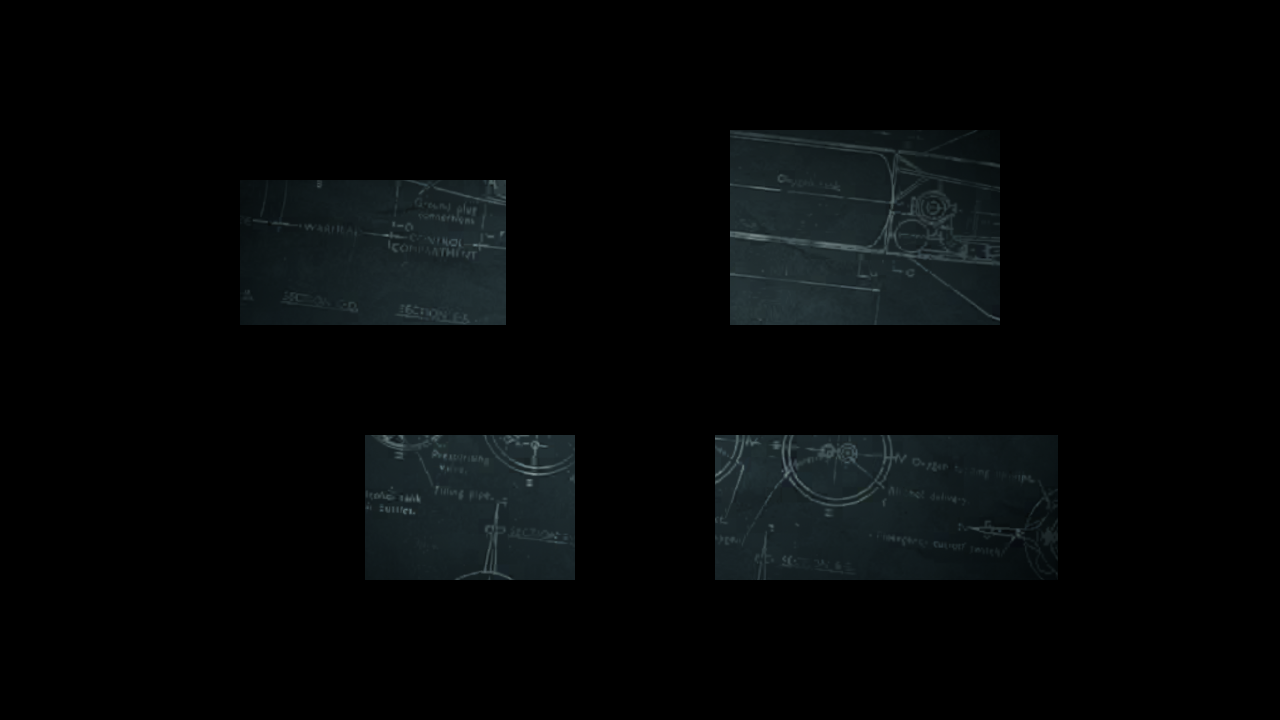
#> input picture mobile/source/android-app/app/src/main/python/deploy-fixtures/blueprint-aircraft-atlas.png, 1280 x 720 px
$ python -i resource_anchors.py   (imports and definitions only)
#> lines starting #> are read from the running program, lines starting #| are printed output that depends on the picture; after the words box and inside, x2 and y2 are one past the last pixel; in counts of white or black regions, pixels touching at a corner belong together
#> further down, picture is the input picture: shape (720, 1280, 3); mean B, G, R 7.5, 6.9, 4.9
"""Current resource context, including a horizontal display-safe-area inset."""
import cv2
import numpy as np


def inspect(frame, hsv=None):
    h, w = frame.shape[:2]
#> h = 720; w = 1280
    hsv = cv2.cvtColor(frame, cv2.COLOR_BGR2HSV) if hsv is None else hsv
#> hsv: shape (720, 1280, 3); mean H, S, V 17.9, 17.2, 7.5
    orange = ((hsv[:, :, 0] >= 5) & (hsv[:, :, 0] <= 35)
              & (hsv[:, :, 1] >= 80) & (hsv[:, :, 2] >= 80))
#> orange: shape (720, 1280) bool; every value is 0
    scale = h / 720
#> scale = 1
    bands = ((.12, .31), (.68, .87))
    def fixed(top, bottom):
#> called with top = 0.12, bottom = 0.31
        roi = orange[round(top*h):round(bottom*h), round(20*scale):round(115*scale)]
#> roi: shape (137, 95) bool; every value is 0
        return roi.size > 0 and float(roi.mean()) >= .025
    if all(fixed(*band) for band in bands):
        return dict(ok=True, basis='original_resource_bands')

    # An inset shifts both resource boxes together. Do not infer a viewport
    # from black pixels or expand a bare orange-pixel search over the board.
    left_width = min(round(w*.20), round(h*.34))
#> left_width = 245
    gray = cv2.cvtColor(frame[:, :left_width], cv2.COLOR_BGR2GRAY)
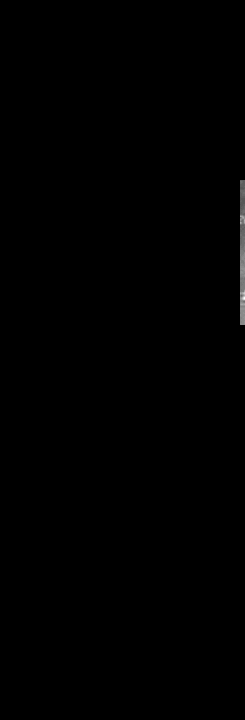
#> gray: shape (720, 245); min 0, max 35, mean 0.1; drawn with min black and max white
    edges = cv2.Canny(gray, 40, 100)
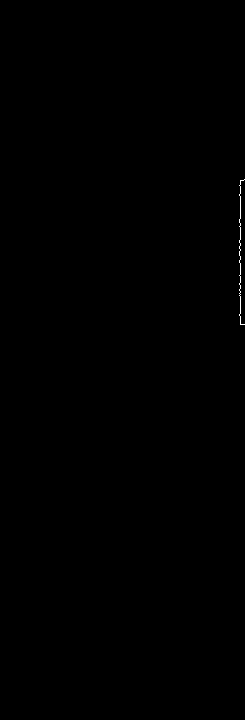
#> edges: shape (720, 245); 0.09% white in thin lines or dots, all inside (x1, y1, x2, y2) = (239, 179, 245, 325)
    contours, _ = cv2.findContours(edges, cv2.RETR_LIST, cv2.CHAIN_APPROX_SIMPLE)
#> contours = 1 contour, all with area under 20
    pad = max(3, round(h*4/720))
#> pad = 4
    rows = [[], []]
    for contour in contours:
        x, y, bw, bh = cv2.boundingRect(contour)
        if not (.085*h < bw < .14*h and .085*h < bh < .14*h
                and .90 < bw/bh < 1.15 and x+bw < left_width):
            continue
        row = next((i for i, (top, bottom) in enumerate(bands)
                    if top*h < y and y+bh < bottom*h), None)
        if row is None:
            continue
        strips = (edges[max(0, y-pad):y+pad+1, x:x+bw],
                  edges[y+bh-pad:y+bh+pad+1, x:x+bw],
                  edges[y:y+bh, max(0, x-pad):x+pad+1],
                  edges[y:y+bh, x+bw-pad:x+bw+pad+1])
        coverage = [float((s > 0).any(axis=0 if i < 2 else 1).mean())
                    for i, s in enumerate(strips)]
        content = float(orange[y:y+bh, x:x+bw].mean())
        if min(coverage) < .94 or content < .025:
            continue
        candidate = dict(bounds=[x, y, bw, bh], edge_coverage=coverage,
                         orange_fraction=content)
        if not any(max(abs(a-b) for a, b in zip(candidate['bounds'], old['bounds'])) <= pad*2
                   for old in rows[row]):
            rows[row].append(candidate)
#> this loop made 1 pass
#> (x, y, bw, bh) on pass 1: (239, 179, 6, 146)
    # Touching opening-card edges can merge a resource contour. Use the other
    # currently observed box only to propose geometry, then verify every side.
    if sorted(len(row) for row in rows) == [0, 1]:
        observed_row = 0 if rows[0] else 1
        target_row = 1-observed_row
        x, _, bw, bh = rows[observed_row][0]['bounds']
        top, bottom = bands[target_row]
        proposals = []
        for y in range(round(top*h), round(bottom*h)-bh):
            strips = (edges[max(0,y-pad):y+pad+1,x:x+bw],
                      edges[y+bh-pad:y+bh+pad+1,x:x+bw],
                      edges[y:y+bh,max(0,x-pad):x+pad+1],
                      edges[y:y+bh,x+bw-pad:x+bw+pad+1])
            coverage = [float((s>0).any(axis=0 if i<2 else 1).mean()) for i,s in enumerate(strips)]
            content = float(orange[y:y+bh,x:x+bw].mean())
            if min(coverage)>=.94 and content>=.025:
                proposals.append(dict(bounds=[x,y,bw,bh],edge_coverage=coverage,
                                      orange_fraction=content,proposal_basis='other_current_resource_box'))
        groups = []
        for proposal in proposals:
            if not groups or proposal['bounds'][1]-groups[-1][-1]['bounds'][1]>pad*2+1:
                groups.append([])
            groups[-1].append(proposal)
        if len(groups)==1 and groups[0][-1]['bounds'][1]-groups[0][0]['bounds'][1]<=h*.025:
            rows[target_row].append(groups[0][len(groups[0])//2])
    if any(len(row) != 1 for row in rows):
        return dict(ok=False, basis='resource_pair_unconfirmed', candidates=rows)
    own, enemy = rows[1][0], rows[0][0]
    a, b = own['bounds'], enemy['bounds']
    aligned = abs(a[0]-b[0]) <= h*.015 and max(abs(a[i]-b[i]) for i in (2, 3)) <= h*.012
    return dict(ok=aligned, basis='current_aligned_resource_boxes' if aligned
                else 'resource_pair_misaligned', own=own, enemy=enemy)

>>> import cv2
>>> picture = cv2.imread('../deploy-fixtures/blueprint-aircraft-atlas.png')
>>> result = inspect(picture)
#> result = {'ok': False, 'basis': 'resource_pair_unconfirmed', 'candidates': [[], []]}
